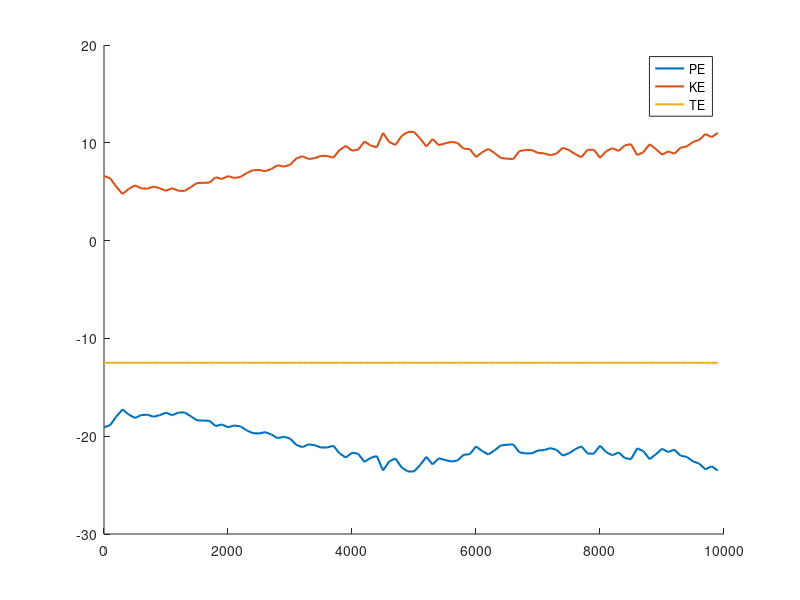

The MATLAB script that drew this image:
clear all, close all, clc

energy = importdata('Energy.dat');

hold on

plot(energy(:,1), energy(:,2), 'Linewidth',1.5);     %%PE
plot(energy(:,1), energy(:,3), 'Linewidth',1.5);     %%KE
plot(energy(:,1), energy(:,4), 'Linewidth',1.5);     %%TE

legend('PE', 'KE', 'TE');



